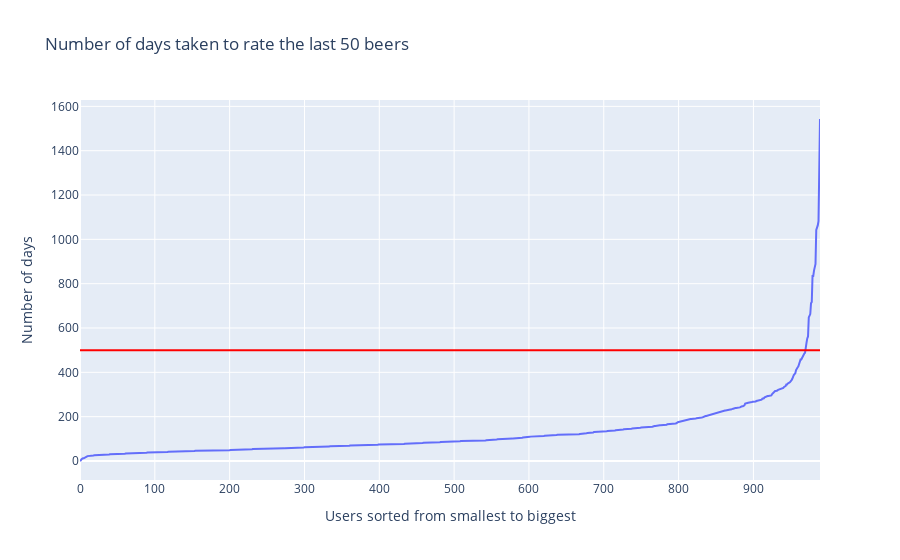

The notebook cell this image was saved under:
### Code cell
df_check = df_valid_users['450'].to_frame()
df_check.sort_values(by = '450', inplace=True)
fig = px.line(df_check, x = range(df_check.shape[0]), y = '450',
    title="Number of days users take to rate their last 50 beers <br>red line: cutoff (500 days)<br>").update_layout(    
    xaxis_title="Users sorted from smallest to biggest",
    yaxis_title="Number of days"
)
fig.add_hline(500, line_color = 'red')
fig.show()

### Figure 1 — Plotly figure (JSON) as saved in the notebook; plotly's stock layout.template omitted (floating-point values rounded to 4 significant figures; data arrays with more than 128 entries replaced by an {"elided": "..."} marker saying what was removed)
{"data": [{"hovertemplate": "x=%{x}<br>450=%{y}<extra></extra>", "legendgroup": "", "line": {"color": "#636efa", "dash": "solid"}, "marker": {"symbol": "circle"}, "mode": "lines", "name": "", "orientation": "v", "showlegend": false, "type": "scatter", "x": {"elided": "990 int values"}, "xaxis": "x", "y": {"elided": "990 int values"}, "yaxis": "y"}], "layout": {"legend": {"tracegroupgap": 0}, "shapes": [{"line": {"color": "red"}, "type": "line", "x0": 0, "x1": 1, "xref": "x domain", "y0": 500, "y1": 500, "yref": "y"}], "title": {"text": "Number of days taken to rate the last 50 beers"}, "xaxis": {"anchor": "y", "domain": [0, 1], "title": {"text": "Users sorted from smallest to biggest"}}, "yaxis": {"anchor": "x", "domain": [0, 1], "title": {"text": "Number of days"}}}}
